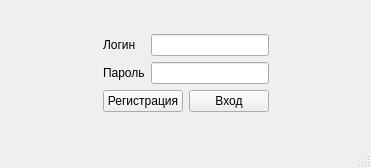
<?xml version="1.0" encoding="UTF-8"?>
<ui version="4.0">
 <class>Sing</class>
 <widget class="QMainWindow" name="Sing">
  <property name="geometry">
   <rect>
    <x>0</x>
    <y>0</y>
    <width>371</width>
    <height>168</height>
   </rect>
  </property>
  <property name="windowTitle">
   <string>Вход</string>
  </property>
  <widget class="QWidget" name="centralwidget">
   <layout class="QGridLayout" name="gridLayout">
    <item row="0" column="1">
     <spacer name="verticalSpacer">
      <property name="orientation">
       <enum>Qt::Vertical</enum>
      </property>
      <property name="sizeHint" stdset="0">
       <size>
        <width>20</width>
        <height>4</height>
       </size>
      </property>
     </spacer>
    </item>
    <item row="1" column="0">
     <spacer name="horizontalSpacer">
      <property name="orientation">
       <enum>Qt::Horizontal</enum>
      </property>
      <property name="sizeHint" stdset="0">
       <size>
        <width>79</width>
        <height>20</height>
       </size>
      </property>
     </spacer>
    </item>
    <item row="1" column="2">
     <spacer name="horizontalSpacer_2">
      <property name="orientation">
       <enum>Qt::Horizontal</enum>
      </property>
      <property name="sizeHint" stdset="0">
       <size>
        <width>78</width>
        <height>20</height>
       </size>
      </property>
     </spacer>
    </item>
    <item row="2" column="1">
     <spacer name="verticalSpacer_2">
      <property name="orientation">
       <enum>Qt::Vertical</enum>
      </property>
      <property name="sizeHint" stdset="0">
       <size>
        <width>20</width>
        <height>4</height>
       </size>
      </property>
     </spacer>
    </item>
    <item row="1" column="1">
     <layout class="QFormLayout" name="formLayout_2">
      <item row="1" column="0">
       <widget class="QLabel" name="label">
        <property name="text">
         <string>Логин</string>
        </property>
       </widget>
      </item>
      <item row="1" column="1">
       <widget class="QLineEdit" name="lineEdit_2"/>
      </item>
      <item row="2" column="0">
       <widget class="QLabel" name="label_2">
        <property name="text">
         <string>Пароль</string>
        </property>
       </widget>
      </item>
      <item row="2" column="1">
       <widget class="QLineEdit" name="lineEdit"/>
      </item>
      <item row="3" column="0" colspan="2">
       <layout class="QHBoxLayout" name="horizontalLayout_2">
        <item>
         <widget class="QPushButton" name="pushButton_2">
          <property name="text">
           <string>Регистрация</string>
          </property>
         </widget>
        </item>
        <item>
         <widget class="QPushButton" name="pushButton">
          <property name="text">
           <string>Вход</string>
          </property>
         </widget>
        </item>
       </layout>
      </item>
     </layout>
    </item>
   </layout>
  </widget>
  <widget class="QMenuBar" name="menubar">
   <property name="geometry">
    <rect>
     <x>0</x>
     <y>0</y>
     <width>371</width>
     <height>21</height>
    </rect>
   </property>
  </widget>
  <widget class="QStatusBar" name="statusbar"/>
 </widget>
 <resources/>
 <connections/>
</ui>
